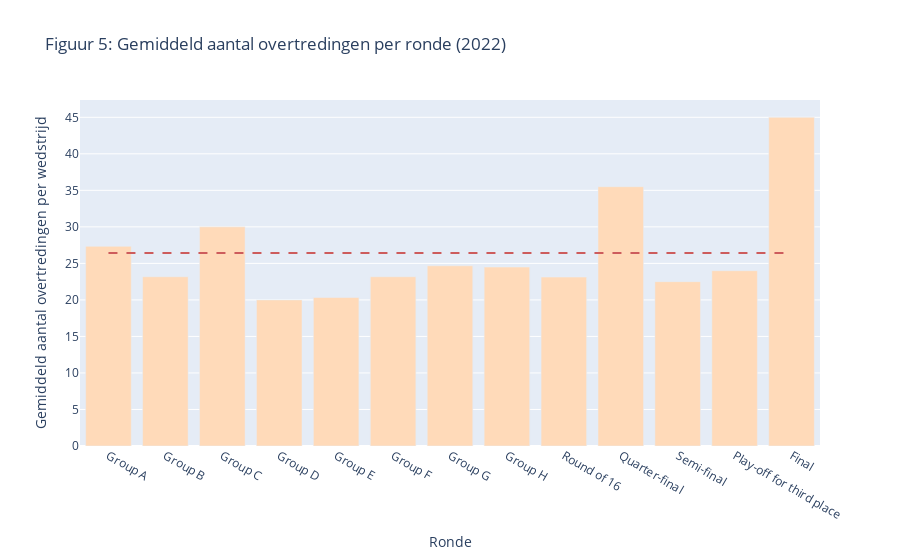

This figure's notebook cell:
### Markdown cell above
Figuur 3 laat goed zien hoeveel overtredingen er per groep en ronde zijn gemaakt in het WK van 2022. Je kan met de cursor over de staven om het aantal overtredingen per wedstrijd te krijgen. Elke staaf is opgedeeld in een aantal vlakken, deze vlakken representeren een wedstrijd (elke staaf bijvoorbeeld in de groepsfase heeft zes vlakken, die staan voor zes wedstrijden). De y-as geeft het aantal overtredingen weer, de x-as geeft de fase/ronde van het WK aan.

### Code cell
selected_columns2022 = wk_df.loc[:, ['fouls against team1', 'fouls against team2', 'category']]
selected_columns2022 = selected_columns2022.dropna(subset=['category'])

# waardes per ronde/fase
ronde_data = selected_columns2022.groupby('category').sum()
ronde_wedstrijden = selected_columns2022['category'].value_counts()

# gemiddeld aantal overtredingen per ronde bekijken (totaal aantal overtredingen ronde : aantal wedstrijden ronde)
gemiddeld_overtredingen_per_ronde = ronde_data['fouls against team1'] + ronde_data['fouls against team2']
gemiddeld_overtredingen_per_ronde /= ronde_wedstrijden
ronde_labels = ronde_data.index

# volgorde van de staven, in 'toernooivolgorde'
custom_sort_order = ['Group A', 'Group B', 'Group C', 'Group D', 'Group E', 'Group F', 'Group G', 'Group H',
                     'Round of 16', 'Quarter-final', 'Semi-final', 'Play-off for third place', 'Final']

# de labels sorteren op bovenstaande volgorde
ronde_labels_sorted = sorted(ronde_labels, key=lambda x: custom_sort_order.index(x))
gemiddeld_overtredingen_per_ronde_sorted = [gemiddeld_overtredingen_per_ronde[ronde] for ronde in ronde_labels_sorted]

# bereken gemiddeld aantal overtredingen per wedstrijd van het hele toernooi
gemiddeld_overtredingen_per_wedstrijd = gemiddeld_overtredingen_per_ronde.mean()

# histogram maken
fig = go.Figure()
fig.add_trace(go.Bar(x = ronde_labels_sorted,
                     y = gemiddeld_overtredingen_per_ronde_sorted,
                     name = 'Gemiddeld overtredingen per ronde',
                     marker = dict(color='peachpuff')))

# horizontale lijn die het gemiddelde aantal overtredingen weergeeft, van het hele toernooi
fig.add_shape(type='line',
              x0 = ronde_labels_sorted[0],
              y0 =  gemiddeld_overtredingen_per_wedstrijd,
              x1 = ronde_labels_sorted[-1],
              y1 = gemiddeld_overtredingen_per_wedstrijd,
              line = dict(color = 'indianred', dash = 'dash'))

# titel en andere opmaak
fig.update_layout(title = 'Figuur 5: Gemiddeld aantal overtredingen per ronde (2022)',
                  xaxis_title = 'Ronde',
                  yaxis_title = 'Gemiddeld aantal overtredingen per wedstrijd')
fig.show()

### Figure 1 — Plotly figure (JSON) as saved in the notebook; plotly's stock layout.template omitted (floating-point values rounded to 4 significant figures)
{"data": [{"marker": {"color": "peachpuff"}, "name": "Gemiddeld overtredingen per ronde", "type": "bar", "x": ["Group A", "Group B", "Group C", "Group D", "Group E", "Group F", "Group G", "Group H", "Round of 16", "Quarter-final", "Semi-final", "Play-off for third place", "Final"], "y": [27.33, 23.17, 30, 20, 20.33, 23.17, 24.67, 24.5, 23.12, 35.5, 22.5, 24, 45]}], "layout": {"shapes": [{"line": {"color": "indianred", "dash": "dash"}, "type": "line", "x0": "Group A", "x1": "Final", "y0": 26.41, "y1": 26.41}], "title": {"text": "Figuur 5: Gemiddeld aantal overtredingen per ronde (2022)"}, "xaxis": {"title": {"text": "Ronde"}}, "yaxis": {"title": {"text": "Gemiddeld aantal overtredingen per wedstrijd"}}}}
